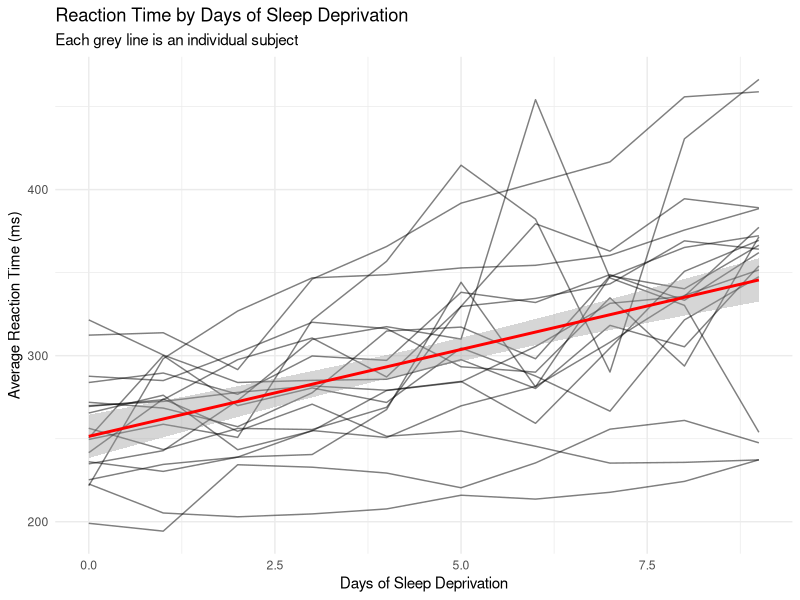

Write R code to recreate this figure.
install.packages("lme4")

library(lme4)
library(tidyverse)

# We will use the 'sleepstudy' dataset from lme4
# It shows the reaction time ('Reaction') of subjects on successive
# days ('Days') of sleep deprivation.
glimpse(sleepstudy)

ggplot(sleepstudy, aes(x = Days, y = Reaction, group = Subject)) +
  geom_line(alpha = 0.5) + # Individual lines
  geom_smooth(method = "lm", aes(group = 1), color = "red") + # Overall trend line
  labs(title = "Reaction Time by Days of Sleep Deprivation",
       subtitle = "Each grey line is an individual subject",
       x = "Days of Sleep Deprivation",
       y = "Average Reaction Time (ms)") +
  theme_minimal()

# Fit the random intercept model
model_intercept <- lmer(Reaction ~ Days + (1 | Subject), data = sleepstudy)

# Get the summary
summary(model_intercept)

# Fit the random slope and intercept model
model_slope <- lmer(Reaction ~ Days + (Days | Subject), data = sleepstudy)

# Get the summary
summary(model_slope)

# Get the AIC for both models
AIC(model_intercept, model_slope)

# Perform the likelihood ratio test
anova(model_intercept, model_slope)

# 1. The primary research question was to quantify the effect of sleep 
# deprivation on reaction time.
# 2. We fitted two mixed-effects models: one with a random intercept only,
# and a more complex one with both a random intercept and a random slope 
# for the effect of time. Both the AIC and the Likelihood Ratio Test (p < 0.001)
# confirmed that the random slope model provided a significantly better fit to 
# the data, indicating that individuals show different rates of change in their 
#reaction time.
# 3.  From the final model, the fixed effect for Days was 10.47 ms. 
# This means that, on average, each additional day of sleep deprivation is 
# associated with an increase of about 10.5 milliseconds in reaction time.